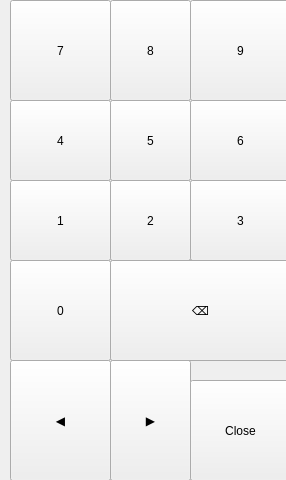
<?xml version="1.0" encoding="UTF-8"?>
<ui version="4.0">
 <class>uiKeyboardNumericWithoutUnits</class>
 <widget class="QWidget" name="uiKeyboardNumericWithoutUnits">
  <property name="geometry">
   <rect>
    <x>0</x>
    <y>0</y>
    <width>286</width>
    <height>480</height>
   </rect>
  </property>
  <property name="windowTitle">
   <string notr="true">Chronos Screen</string>
  </property>
  <widget class="Backdrop" name="backdrop">
   <property name="geometry">
    <rect>
     <x>10</x>
     <y>0</y>
     <width>281</width>
     <height>481</height>
    </rect>
   </property>
  </widget>
  <widget class="Backdrop" name="uiDropshadow">
   <property name="geometry">
    <rect>
     <x>0</x>
     <y>0</y>
     <width>10</width>
     <height>481</height>
    </rect>
   </property>
   <property name="customStyleSheet" stdset="0">
    <string>background: qlineargradient(x1:0 y1:0, x2:1 y2:0, stop:0 transparent, stop:1 rgba(0,0,0,128));</string>
   </property>
  </widget>
  <widget class="QWidget" name="uiKeyPanel" native="true">
   <property name="geometry">
    <rect>
     <x>10</x>
     <y>0</y>
     <width>281</width>
     <height>481</height>
    </rect>
   </property>
   <widget class="Button" name="uiRight">
    <property name="geometry">
     <rect>
      <x>100</x>
      <y>360</y>
      <width>81</width>
      <height>121</height>
     </rect>
    </property>
    <property name="text">
     <string>▶</string>
    </property>
    <property name="clickMarginLeft" stdset="0">
     <enum>Button::none</enum>
    </property>
    <property name="clickMarginRight" stdset="0">
     <enum>Button::none</enum>
    </property>
    <property name="customStyleSheet" stdset="0">
     <string>Button { font-size: 22px; }</string>
    </property>
   </widget>
   <widget class="Button" name="uiLeft">
    <property name="geometry">
     <rect>
      <x>0</x>
      <y>360</y>
      <width>101</width>
      <height>121</height>
     </rect>
    </property>
    <property name="text">
     <string>◀</string>
    </property>
    <property name="clickMarginRight" stdset="0">
     <enum>Button::none</enum>
    </property>
    <property name="customStyleSheet" stdset="0">
     <string>Button { font-size: 22px; }</string>
    </property>
   </widget>
   <widget class="Button" name="uiClose">
    <property name="geometry">
     <rect>
      <x>180</x>
      <y>380</y>
      <width>101</width>
      <height>101</height>
     </rect>
    </property>
    <property name="text">
     <string>Close</string>
    </property>
    <property name="clickMarginLeft" stdset="0">
     <enum>Button::none</enum>
    </property>
    <property name="clickMarginTop" stdset="0">
     <enum>Button::none</enum>
    </property>
    <property name="customStyleSheet" stdset="0">
     <string>Button { font-size: 22px; }</string>
    </property>
   </widget>
   <widget class="Button" name="ui0">
    <property name="geometry">
     <rect>
      <x>0</x>
      <y>260</y>
      <width>101</width>
      <height>101</height>
     </rect>
    </property>
    <property name="text">
     <string>0</string>
    </property>
    <property name="clickMarginRight" stdset="0">
     <enum>Button::none</enum>
    </property>
    <property name="clickMarginTop" stdset="0">
     <enum>Button::none</enum>
    </property>
    <property name="customStyleSheet" stdset="0">
     <string>Button { font-size: 22px; }</string>
    </property>
   </widget>
   <widget class="Button" name="ui3">
    <property name="geometry">
     <rect>
      <x>180</x>
      <y>180</y>
      <width>101</width>
      <height>81</height>
     </rect>
    </property>
    <property name="text">
     <string>3</string>
    </property>
    <property name="clickMarginLeft" stdset="0">
     <enum>Button::none</enum>
    </property>
    <property name="clickMarginTop" stdset="0">
     <enum>Button::none</enum>
    </property>
    <property name="clickMarginBottom" stdset="0">
     <enum>Button::none</enum>
    </property>
    <property name="customStyleSheet" stdset="0">
     <string>Button { font-size: 22px; }</string>
    </property>
   </widget>
   <widget class="Button" name="ui7">
    <property name="geometry">
     <rect>
      <x>0</x>
      <y>0</y>
      <width>101</width>
      <height>101</height>
     </rect>
    </property>
    <property name="text">
     <string>7</string>
    </property>
    <property name="clickMarginRight" stdset="0">
     <enum>Button::none</enum>
    </property>
    <property name="clickMarginBottom" stdset="0">
     <enum>Button::none</enum>
    </property>
    <property name="customStyleSheet" stdset="0">
     <string>Button { font-size: 22px; }</string>
    </property>
   </widget>
   <widget class="Button" name="ui8">
    <property name="geometry">
     <rect>
      <x>100</x>
      <y>0</y>
      <width>81</width>
      <height>101</height>
     </rect>
    </property>
    <property name="text">
     <string>8</string>
    </property>
    <property name="clickMarginLeft" stdset="0">
     <enum>Button::none</enum>
    </property>
    <property name="clickMarginRight" stdset="0">
     <enum>Button::none</enum>
    </property>
    <property name="clickMarginBottom" stdset="0">
     <enum>Button::none</enum>
    </property>
    <property name="customStyleSheet" stdset="0">
     <string>Button { font-size: 22px; }</string>
    </property>
   </widget>
   <widget class="Button" name="ui4">
    <property name="geometry">
     <rect>
      <x>0</x>
      <y>100</y>
      <width>101</width>
      <height>81</height>
     </rect>
    </property>
    <property name="text">
     <string>4</string>
    </property>
    <property name="clickMarginRight" stdset="0">
     <enum>Button::none</enum>
    </property>
    <property name="clickMarginTop" stdset="0">
     <enum>Button::none</enum>
    </property>
    <property name="clickMarginBottom" stdset="0">
     <enum>Button::none</enum>
    </property>
    <property name="customStyleSheet" stdset="0">
     <string>Button { font-size: 22px; }</string>
    </property>
   </widget>
   <widget class="Button" name="ui6">
    <property name="geometry">
     <rect>
      <x>180</x>
      <y>100</y>
      <width>101</width>
      <height>81</height>
     </rect>
    </property>
    <property name="text">
     <string>6</string>
    </property>
    <property name="clickMarginLeft" stdset="0">
     <enum>Button::none</enum>
    </property>
    <property name="clickMarginTop" stdset="0">
     <enum>Button::none</enum>
    </property>
    <property name="clickMarginBottom" stdset="0">
     <enum>Button::none</enum>
    </property>
    <property name="customStyleSheet" stdset="0">
     <string>Button { font-size: 22px; }</string>
    </property>
   </widget>
   <widget class="Button" name="ui9">
    <property name="geometry">
     <rect>
      <x>180</x>
      <y>0</y>
      <width>101</width>
      <height>101</height>
     </rect>
    </property>
    <property name="text">
     <string>9</string>
    </property>
    <property name="clickMarginLeft" stdset="0">
     <enum>Button::none</enum>
    </property>
    <property name="clickMarginBottom" stdset="0">
     <enum>Button::none</enum>
    </property>
    <property name="customStyleSheet" stdset="0">
     <string>Button { font-size: 22px; }</string>
    </property>
   </widget>
   <widget class="Button" name="ui2">
    <property name="geometry">
     <rect>
      <x>100</x>
      <y>180</y>
      <width>81</width>
      <height>81</height>
     </rect>
    </property>
    <property name="text">
     <string>2</string>
    </property>
    <property name="clickMarginLeft" stdset="0">
     <enum>Button::none</enum>
    </property>
    <property name="clickMarginRight" stdset="0">
     <enum>Button::none</enum>
    </property>
    <property name="clickMarginTop" stdset="0">
     <enum>Button::none</enum>
    </property>
    <property name="clickMarginBottom" stdset="0">
     <enum>Button::none</enum>
    </property>
    <property name="customStyleSheet" stdset="0">
     <string>Button { font-size: 22px; }</string>
    </property>
   </widget>
   <widget class="Button" name="ui5">
    <property name="geometry">
     <rect>
      <x>100</x>
      <y>100</y>
      <width>81</width>
      <height>81</height>
     </rect>
    </property>
    <property name="text">
     <string>5</string>
    </property>
    <property name="clickMarginLeft" stdset="0">
     <enum>Button::none</enum>
    </property>
    <property name="clickMarginRight" stdset="0">
     <enum>Button::none</enum>
    </property>
    <property name="clickMarginTop" stdset="0">
     <enum>Button::none</enum>
    </property>
    <property name="clickMarginBottom" stdset="0">
     <enum>Button::none</enum>
    </property>
    <property name="customStyleSheet" stdset="0">
     <string>Button { font-size: 22px; }</string>
    </property>
   </widget>
   <widget class="Button" name="ui1">
    <property name="geometry">
     <rect>
      <x>0</x>
      <y>180</y>
      <width>101</width>
      <height>81</height>
     </rect>
    </property>
    <property name="text">
     <string>1</string>
    </property>
    <property name="clickMarginRight" stdset="0">
     <enum>Button::none</enum>
    </property>
    <property name="clickMarginTop" stdset="0">
     <enum>Button::none</enum>
    </property>
    <property name="clickMarginBottom" stdset="0">
     <enum>Button::none</enum>
    </property>
    <property name="customStyleSheet" stdset="0">
     <string>Button { font-size: 22px; }</string>
    </property>
   </widget>
   <widget class="Button" name="uiBackspaceWide">
    <property name="geometry">
     <rect>
      <x>100</x>
      <y>260</y>
      <width>181</width>
      <height>101</height>
     </rect>
    </property>
    <property name="text">
     <string>⌫</string>
    </property>
    <property name="clickMarginLeft" stdset="0">
     <enum>Button::none</enum>
    </property>
    <property name="clickMarginRight" stdset="0">
     <enum>Button::full</enum>
    </property>
    <property name="clickMarginTop" stdset="0">
     <enum>Button::none</enum>
    </property>
    <property name="customStyleSheet" stdset="0">
     <string>Button { font-size: 22px; }</string>
    </property>
   </widget>
   <widget class="Button" name="uiBackspaceNarrow">
    <property name="geometry">
     <rect>
      <x>180</x>
      <y>260</y>
      <width>101</width>
      <height>101</height>
     </rect>
    </property>
    <property name="text">
     <string>⌫</string>
    </property>
    <property name="clickMarginLeft" stdset="0">
     <enum>Button::none</enum>
    </property>
    <property name="clickMarginRight" stdset="0">
     <enum>Button::full</enum>
    </property>
    <property name="clickMarginTop" stdset="0">
     <enum>Button::none</enum>
    </property>
    <property name="customStyleSheet" stdset="0">
     <string>Button { font-size: 22px; }</string>
    </property>
   </widget>
   <widget class="Button" name="uiDot">
    <property name="geometry">
     <rect>
      <x>100</x>
      <y>260</y>
      <width>81</width>
      <height>101</height>
     </rect>
    </property>
    <property name="text">
     <string>.</string>
    </property>
    <property name="clickMarginLeft" stdset="0">
     <enum>Button::none</enum>
    </property>
    <property name="clickMarginRight" stdset="0">
     <enum>Button::none</enum>
    </property>
    <property name="clickMarginTop" stdset="0">
     <enum>Button::none</enum>
    </property>
    <property name="customStyleSheet" stdset="0">
     <string>Button { font-size: 22px; }</string>
    </property>
   </widget>
   <zorder>uiRight</zorder>
   <zorder>uiLeft</zorder>
   <zorder>uiClose</zorder>
   <zorder>ui0</zorder>
   <zorder>ui3</zorder>
   <zorder>ui7</zorder>
   <zorder>ui8</zorder>
   <zorder>ui4</zorder>
   <zorder>ui6</zorder>
   <zorder>ui9</zorder>
   <zorder>ui2</zorder>
   <zorder>ui5</zorder>
   <zorder>ui1</zorder>
   <zorder>uiBackspaceNarrow</zorder>
   <zorder>uiDot</zorder>
   <zorder>uiBackspaceWide</zorder>
  </widget>
  <zorder>backdrop</zorder>
  <zorder>uiKeyPanel</zorder>
  <zorder>uiDropshadow</zorder>
 </widget>
 <customwidgets>
  <customwidget>
   <class>Backdrop</class>
   <extends>QLabel</extends>
   <header>backdrop</header>
  </customwidget>
  <customwidget>
   <class>Button</class>
   <extends>QPushButton</extends>
   <header>button</header>
  </customwidget>
 </customwidgets>
 <tabstops>
  <tabstop>ui7</tabstop>
  <tabstop>ui8</tabstop>
  <tabstop>ui9</tabstop>
  <tabstop>ui4</tabstop>
  <tabstop>ui5</tabstop>
  <tabstop>ui6</tabstop>
  <tabstop>ui1</tabstop>
  <tabstop>ui2</tabstop>
  <tabstop>ui3</tabstop>
  <tabstop>ui0</tabstop>
  <tabstop>uiLeft</tabstop>
  <tabstop>uiRight</tabstop>
  <tabstop>uiClose</tabstop>
 </tabstops>
 <resources/>
 <connections/>
</ui>
